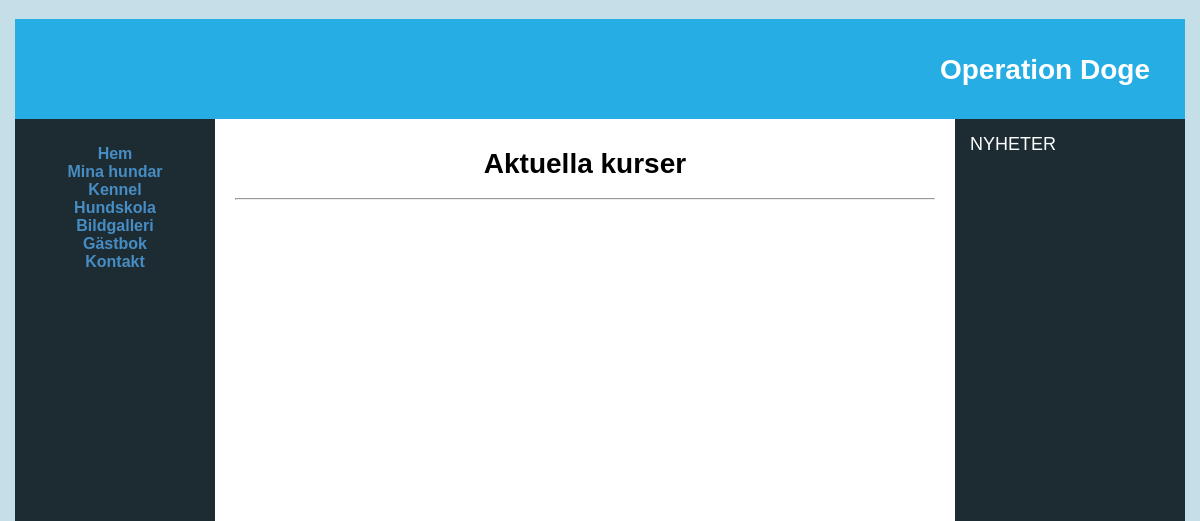
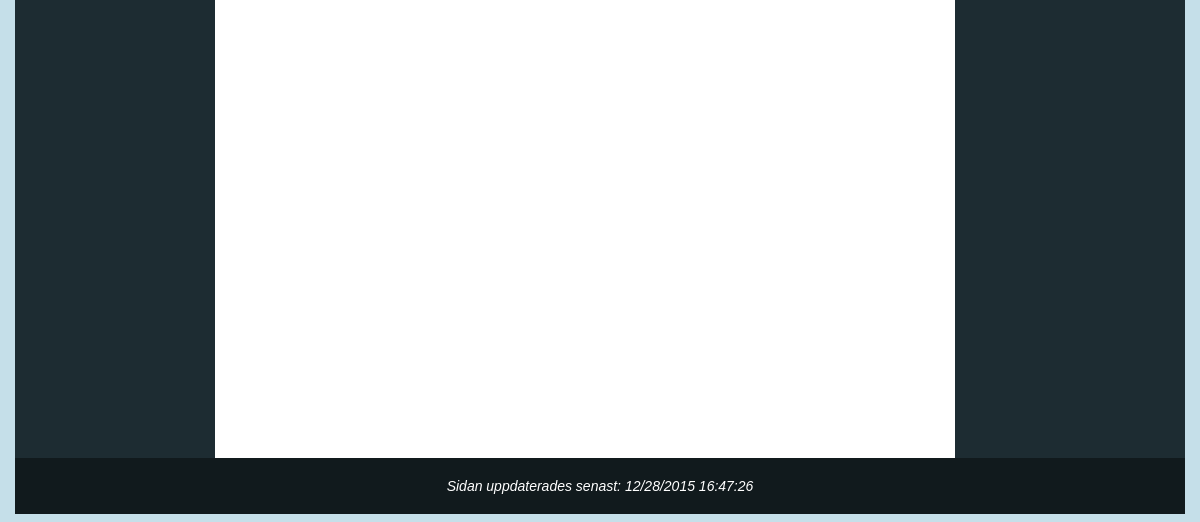
/school.php, run on an earlier commit of the app's database (2 pictures, top to bottom).
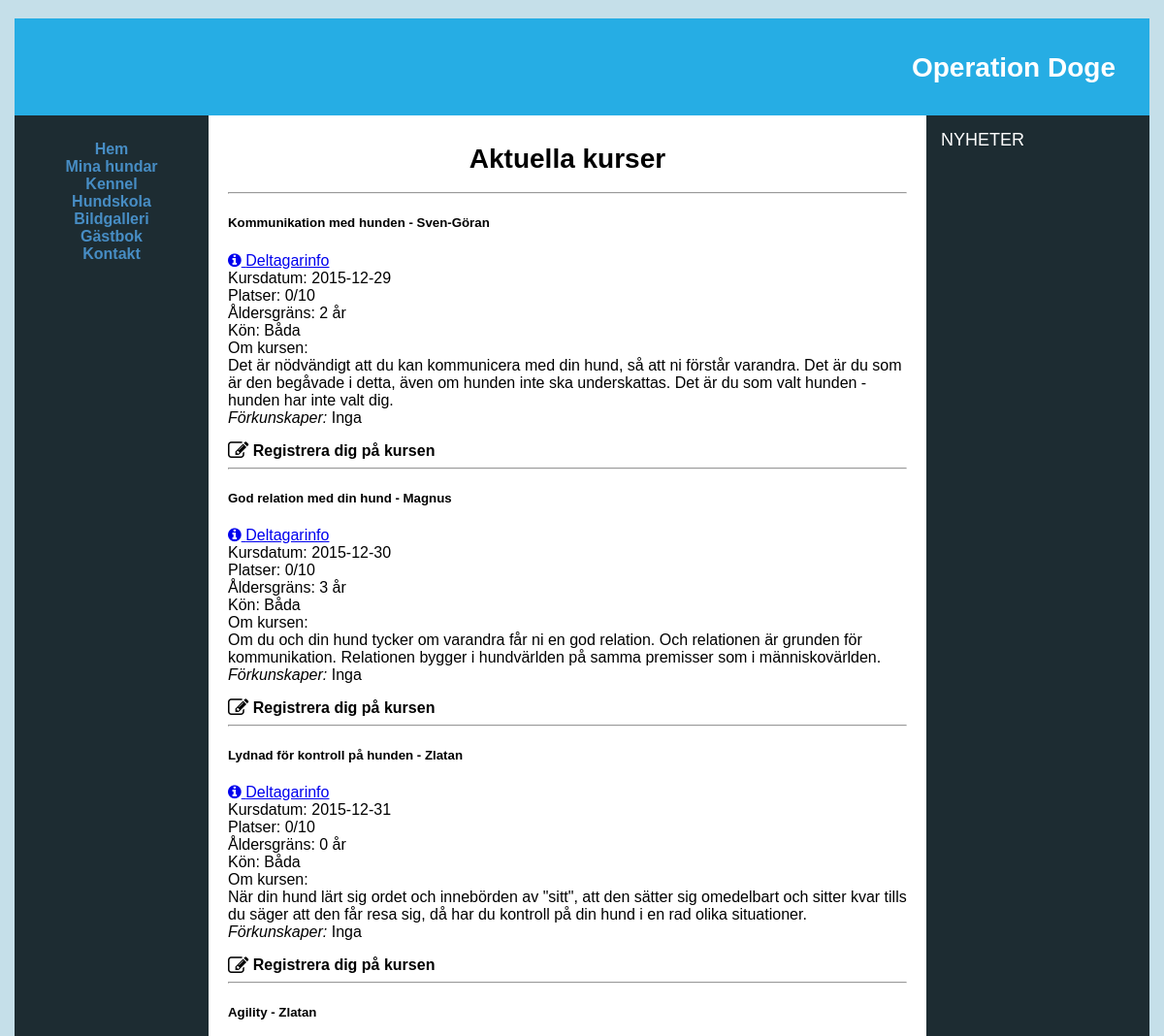
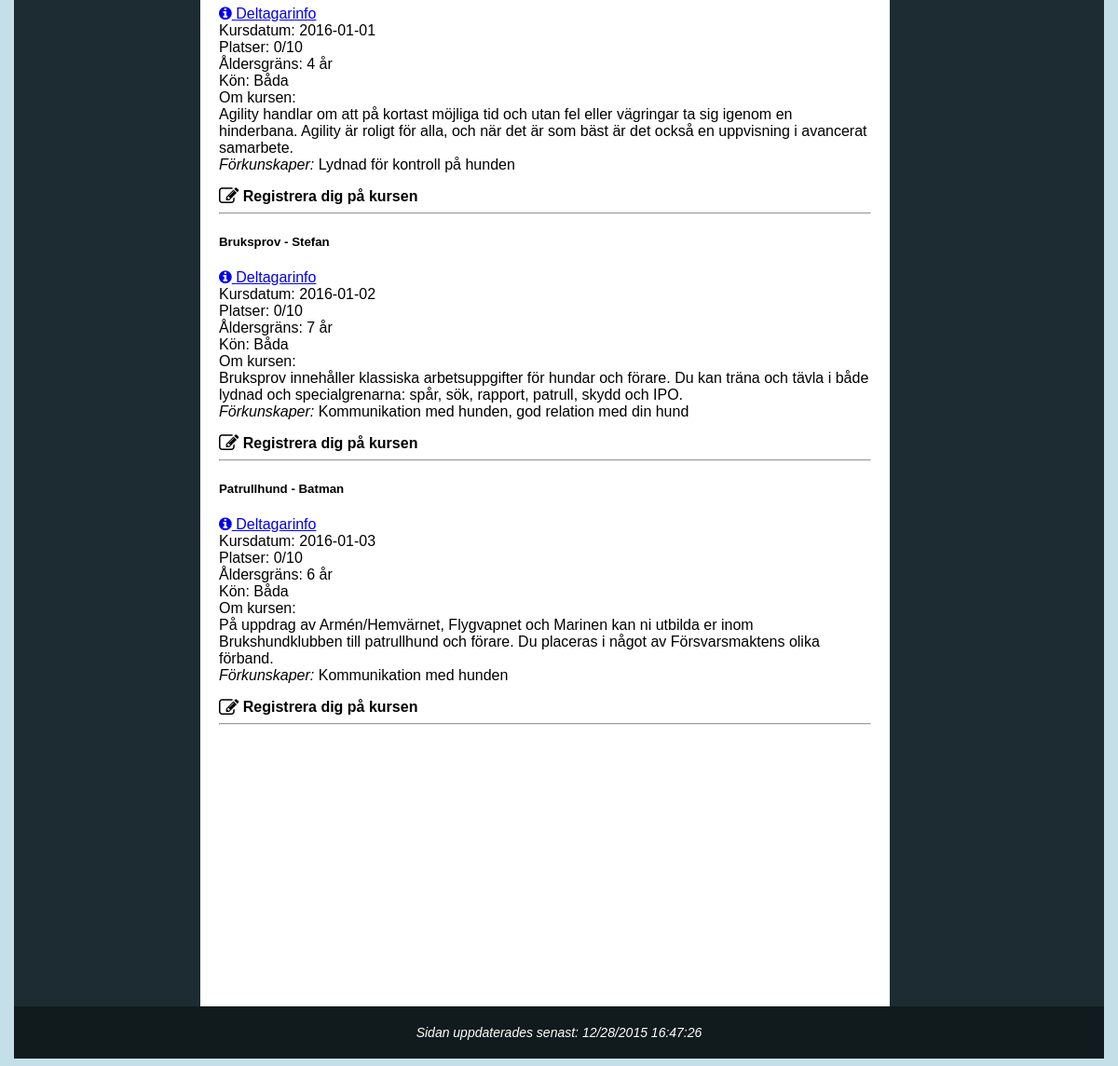
And on a later commit of the database (2 pictures, top to bottom).
### tables this page shows
CREATE TABLE DogCourse (
    `CourseName` varchar(255) NOT NULL,
    `CourseTeacher` varchar(255) NOT NULL,
    `CourseDate` date NOT NULL,
    `AgeOfDog` int,
    `Gender` varchar(255),
    `PriorKnowledge` varchar(255),
    `CourseText` varchar(255),
    PRIMARY KEY (`CourseName`, `CourseTeacher`, `CourseDate`)
);

### data/dbHelper.php (called while the page is built, shortened)
<?php
function result($err, $data){
	return array('err' => $err, 'data' => $data);
}
function createConnection(){
	$localhost = true;
	$db = null;
	if ($localhost){
		$db = new PDO("mysql:host=127.0.0.1;dbname=OperationDoge;charset=utf8mb4;", "root", "root");
	} else {
		$db = new PDO("mysql:host=mysqlsemi1.space2u.com;dbname=d36234_db6;", "d36234-db6", "jn9MGrOC");
	}
	$db->setAttribute( PDO::ATTR_ERRMODE, PDO::ERRMODE_EXCEPTION);
	return $db;
}
function createStatement($conn, $q, $p){
	$statement = $conn->prepare($q);
	$statement->setFetchMode(PDO::FETCH_ASSOC);
	return $statement;
}
function fetchAll($statement){
	return $statement->fetchAll();
}
function query($q, $p = NULL, $single = false){
	$err = null;
	$data = null;
	try {
		$conn = createConnection();
		$statement = createStatement($conn, $q, $p);
		$statement->execute($p);
		$data = ($single ? fetch($statement) : fetchAll($statement));
	} catch(PDOException $e){
		$err = $e;
	}
	return result($err, $data);
}
?>

### school.php (the view, shortened to what this page needs)
<?php
include_once 'header.php';
include_once 'aside.php';
?>
<?php
	if (isset($_POST['submit-regToCourse'])){
		if (strlen($_POST['dogName']) > 0 &&
		 	strlen($_POST['ownerName']) > 0 &&
		 	strlen($_POST['dogAge']) > 0 &&
		 	strlen($_POST['dogGender']) > 0 &&
		 	strlen($_POST['courseName']) > 0 &&
		 	strlen($_POST['courseTeacher']) > 0 &&
		 	strlen($_POST['courseDate']) > 9 &&
			strlen($_POST['email']) > 0){
			$result = query('SELECT CourseName, CourseTeacher, CourseDate, AgeOfDog, Gender, PriorKnowledge, CourseText, Participants FROM ComingCourses WHERE CourseName = :courseName AND CourseTeacher = :courseTeacher AND CourseDate = :courseDate',
				array(
					':courseName' => $_POST['courseName'],
					':courseTeacher' => $_POST['courseTeacher'],
					':courseDate' => $_POST['courseDate']
				)
			);
			if ($result['err'] == null){
				if (count($result['data']) > 0){
					$data = $result['data'];
					$foundCourse = $data[0];
					if ($foundCourse['AgeOfDog'] > $_POST['dogAge']){ $submitError = 'Kursen kräver att din hund är äldre'; }
					if ($foundCourse['Gender'] != 'B' && $foundCourse['Gender'] != $_POST['dogGender']){ $submitError = 'Kursen tar ej emot hundar av angivet kön'; }
					if (!isset($_POST['reserveSpot']) && $foundCourse['Participants'] >= 10){ $submitError = 'Kursplatserna hann ta slut, gör anmälan igen om du vill registera dig för en reservplats. Annars kan du gå tillbaka och se övriga kurser.'; }
					if (!isset($submitError)){
						$insertResult = nonquery('INSERT INTO Participant(DogName, OwnerName, AgeOfDog, Gender, ExtraInfo, DogCourse_CourseName, DogCourse_CourseTeacher, DogCourse_CourseDate, RegisterDate, Email) values(:dogName, :ownerName, :ageOfDog, :gender, :extraInfo, :courseName, :courseTeacher, :courseDate, NOW(), :email)',
							array(
								':dogName' => $_POST['dogName'],
								':ownerName' => $_POST['ownerName'],
								':ageOfDog' => $_POST['dogAge'],
								':gender' => $_POST['dogGender'],
								':extraInfo' => $_POST['extraInfo'],
								':courseName' => $_POST['courseName'],
								':courseTeacher' => $_POST['courseTeacher'],
								':courseDate' => $_POST['courseDate'],
								':email' => $_POST['email']
							)
						);
						if ($insertResult['err'] == null){
							$submitSuccess = true;
							$courseLink = 'course.php?courseName=' . $_POST['courseName'] . '&courseTeacher=' . $_POST['courseTeacher'] . '&courseDate=' . $_POST['courseDate'];
							$headers = 'From: ' . 'contact@bejtuladesign.com';
							$sent = mail(
								$_POST['email'],
								'Bekräftelse av bokning',
								'Grattis ' . $_POST['ownerName']. '! Du är nu registrerad på kursen ' . $_POST['courseName'] . ' med läraren ' . $_POST['courseTeacher'] . ' den ' . $_POST['courseDate'] . ' med din hund ' . $_POST['dogName'] . '<a href="' . $courseLink . '"> Till kursen</a>',
								$headers
							);
						} else { $submitError = 'Gick inte att registrera er på kursen, ni är redan registrerade!'; }
					}
				} else { $submitError = 'Den kurs du försöker registerar dig till finns inte!'; }
			} else { $submitError = 'Problem med att hitta kursen, prova igen!'; }
		} else { $submitError = 'Saknar värden, fyll i igen!'; }
	} else {
		$result = query('SELECT CourseName, CourseTeacher, CourseDate, AgeOfDog, Gender, PriorKnowledge, CourseText, Participants FROM ComingCourses');
		if ($result['err'] == null){ $courses = $result['data']; }
		else { $coursesError = "Gick inte att läsa kommande kurser"; }
	}
?>
<main>
	<div class="container">
		<h1 style="text-align: center;">Aktuella kurser</h1>
		<hr>
		<?php
			if (isset($courses)){
				foreach($courses as $key => $c){
					$tempGender = $c['Gender'];
					if ($tempGender == 'F'){
						$tempGender = 'Tik';
					} else if ($tempGender == 'M'){
						$tempGender = 'Hane';
					} else {
						$tempGender = 'Båda';
					}
					echo
						'<div class="row">' .
						'<div class="twelve columns">' .
						'<h5 class="courseInfoHeader">'. $c['CourseName'] .' - '. $c['CourseTeacher'] . '</h5> ' .
						'<label><a href="course.php?courseName=' . $c['CourseName'] . '&courseTeacher=' . $c['CourseTeacher'] . '&courseDate=' . $c['CourseDate'] . '"><i class="fa fa-info-circle"></i> Deltagarinfo</a></label>' .
						'<label>Kursdatum: <span class="label-value course-date">' . $c['CourseDate'] . '</span></label>' .
						'<label>Platser: <span class="label-value"><span class="numOfParticipants">' . $c['Participants'] . '</span>/10</span></label>' .
						'<label>Åldersgräns: <span class="label-value">' . $c['AgeOfDog'] . ' år</span></label>' .
						'<label>Kön: <span class="label-value">' . $tempGender . '</span></label>' .
						'<label>Om kursen: </label>' .
						'<p>' . $c['CourseText'] . '<br><i>Förkunskaper: </i>' . $c['PriorKnowledge'] .'</p>' .
						'<span class="reg-course" id="course'. $key .'"><i class="fa fa-pencil-square-o fa-lg"></i><b> Registrera dig på kursen </b></span>' .
						'</div>' .
						'</div>' .
						'<hr>';
				}
			}
		?>
	</div>
</main>
<?php
include_once 'footer.php';
?>

### header.php (shortened to what this page needs)
<?php
    include_once 'data/dbHelper.php';
?>
<!DOCTYPE html>
<head>
    <link rel="stylesheet" href="css/style.css">
    <link rel="stylesheet" type="text/css" href="https://cdnjs.cloudflare.com/ajax/libs/skeleton/2.0.4/skeleton.css" />
    <link rel="stylesheet" type="text/css" media="all" href="css/jquery.fancybox.css">
    <link rel="stylesheet" href="https://maxcdn.bootstrapcdn.com/font-awesome/4.5.0/css/font-awesome.min.css">
    </head>
    <body>
        <div id="wrapper">
            <header>
                <h1>Operation Doge</h1>
            </header>
            <nav>
                <ul>
                    <li><a href="index.php">Hem</a></li>
                    <li><a href="#">Mina hundar</a></li>
                    <li><a href="#">Kennel</a></li>
                    <li><a href="school.php">Hundskola</a></li>
                    <li><a href="gallery.php">Bildgalleri</a></li>
                    <li><a href="forum.php">Gästbok</a></li>
                    <li><a href="contact.php">Kontakt</a></li>
                </ul>
            </nav>

### aside.php (shortened to what this page needs)
<aside>
	<span class="aside-title">Nyheter</span>
</aside>

### footer.php
   <time>
        <div id="updatedTime"></div>
    </time>
   </div>
</body>
</html>

### css/style.css (style rules this page uses)
body { background: #c5dfe9; color: #330000; font-family: "Verdana", "Arial", sans-serif; }
ul li { list-style-type: none; }
#wrapper { background: #1d2c32; min-width: 700px; max-width: 1170px; margin: 0 auto; }
header { background: #26ade4; background-image: url(#); background-repeat: no-repeat; color: #000; text-align: left; margin: 0; height: 100px; background-position: center; }
header h1 { text-align: right; position: relative; top: 35px; right: 35px; color: #fff; }
nav, main, aside { min-height: 500px; }
header, nav, main, aside, time { display: block; }
h1 { display: block; font-size: 28px !important; font-weight: bold; }
nav { text-align: center; float: left; width: 200px; font-weight: bold; padding-top: 10px; color: #fff; }
nav a { text-decoration: none; padding-bottom: 15px; }
nav a:link { color: #478dc4; }
nav ul { padding-left: 0; list-style-type: none; }
aside { float: right; padding: 15px; font-size: 14px; width: 200px; color: #fff; }
.aside-title { font-size: 18px; margin-left: 0; text-transform: uppercase; }
time { background: #111a1d; color: #fff; padding: 20px 0 20px 0; clear: both; font-size: 14px; text-align: center; font-style: italic; }
main { padding: 10px 20px 50px 20px; background: #fff; color: #000; overflow: auto; height: 100vh; }
label { float: left; display: block; text-align: right; width: 8em; padding-right: 10px; }
.news-form input, textarea, label { text-align: left; width: 100%; }
.label-value { font-weight: initial; }
.reg-course { cursor:pointer; }

What changed in the data, as far as the page shows it:
added dogcourse: CourseName "Kommunikation med hunden", CourseTeacher "Sven-Göran", CourseDate "2015-12-29", Participants "0", AgeOfDog "2", Gender "Båda", CourseText "Det är nödvändigt att du kan kommunicera med din hund, så att ni förstår varandra. Det är du som är den begåvade i detta, även om hunden inte ska underskattas. Det är du som valt hunden - hunden har inte valt dig.", PriorKnowledge "Inga"
added dogcourse: CourseName "God relation med din hund", CourseTeacher "Magnus", CourseDate "2015-12-30", Participants "0", AgeOfDog "3", Gender "Båda", CourseText "Om du och din hund tycker om varandra får ni en god relation. Och relationen är grunden för kommunikation. Relationen bygger i hundvärlden på samma premisser som i människovärlden.", PriorKnowledge "Inga"
added dogcourse: CourseName "Lydnad för kontroll på hunden", CourseTeacher "Zlatan", CourseDate "2015-12-31", Participants "0", AgeOfDog "0", Gender "Båda", CourseText "När din hund lärt sig ordet och innebörden av \"sitt\", att den sätter sig omedelbart och sitter kvar tills du säger att den får resa sig, då har du kontroll på din hund i en rad olika situationer.", PriorKnowledge "Inga"
added dogcourse: CourseName "Agility", CourseTeacher "Zlatan", CourseDate "2016-01-01", Participants "0", AgeOfDog "4", Gender "Båda", CourseText "Agility handlar om att på kortast möjliga tid och utan fel eller vägringar ta sig igenom en hinderbana. Agility är roligt för alla, och när det är som bäst är det också en uppvisning i avancerat samarbete.", PriorKnowledge "Lydnad för kontroll på hunden"
added dogcourse: CourseName "Bruksprov", CourseTeacher "Stefan", CourseDate "2016-01-02", Participants "0", AgeOfDog "7", Gender "Båda", CourseText "Bruksprov innehåller klassiska arbetsuppgifter för hundar och förare. Du kan träna och tävla i både lydnad och specialgrenarna: spår, sök, rapport, patrull, skydd och IPO.", PriorKnowledge "Kommunikation med hunden, god relation med din hund"
added dogcourse: CourseName "Patrullhund", CourseTeacher "Batman", CourseDate "2016-01-03", Participants "0", AgeOfDog "6", Gender "Båda", CourseText "På uppdrag av Armén/Hemvärnet, Flygvapnet och Marinen kan ni utbilda er inom Brukshundklubben till patrullhund och förare. Du placeras i något av Försvarsmaktens olika förband.", PriorKnowledge "Kommunikation med hunden"
